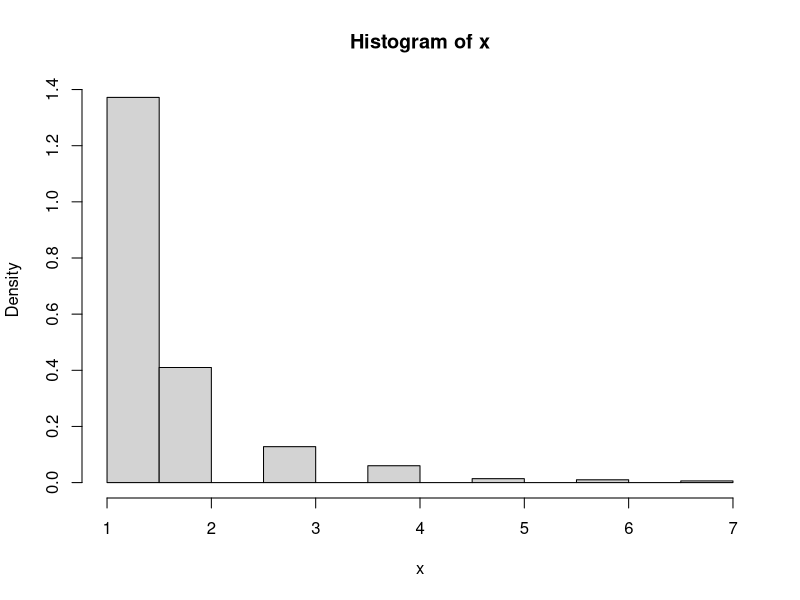

The R source for this figure:
rlog=function(n,theta){
  u=runif(n)
  N=30
  k=1:N
  a=-1/log(1-theta)
  fk=exp(log(a)+k*log(theta)-log(k))
  Fk=cumsum(fk)
  x=integer(n)
  
  for(i in 1:n){
    x[i]=as.integer(sum(u[i]>Fk))
      while(x[i]==N){
        logf = log(a)+(N+1)*log(theta)-log(N+1)
        fk=c(fk,exp(logf))
        Fk=c(Fk,Fk[N]+fk[N+1])
        N=N+1
        x[i]=as.integer(sum(u[i]>Fk))
      }
  }
  x+1
}
x = rlog(1000,0.5)
hist(x,probability = TRUE)